Frame 1 (no input): blank canvas, image omitted
Frame 60 (no input): blank canvas, image omitted
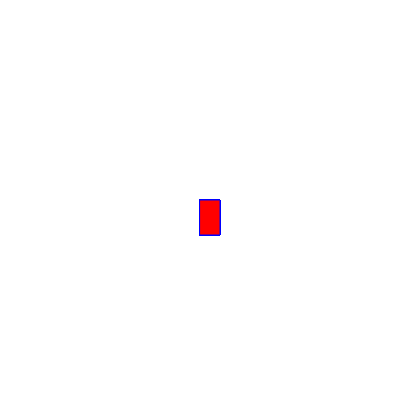
Frame 120 (the mouse pressed at the canvas centre since frame 60)

The p5.js sketch whose frames 1 and 60 were blank and that drew this single picture after the mouse press (run headless with seeded random() and noise() and a simulated clock; from frame 60 on, the mouse is pressed at the canvas centre):

// p5.js sketch
// ── sketch.js
function setup() {
    createCanvas(400, 400);
  }
  
  function draw() {
    background(220);
  } function draw() {
      background("white");
      
      rect(0, 10, 100, 150);
  } function draw() {
      background("white");
  
      fill("red");
      rect(0, 10, 100, 150);
  } function draw() {
      background("white");
      
      stroke("blue") 
      fill("red") 
      rect(0, 10, 100, 150)
  } function draw() {
    background(220);
    
    stroke("blue");
    fill("red");
    rect(mouseX, mouseY, 100, 150);
  } function draw() {
    background(220);
    
    stroke("blue");
    fill("red");
    
    console.log(mouseIsPressed);
    rect(mouseX, mouseY, 100, 150);
  } function setup() {
    // cria uma tela de 400px de largura por 400px de altura
    createCanvas(400, 400);
  } function setup() {
    createCanvas(400, 400);
    background("white")
  }
  
  function draw() {
    stroke("blue");
    fill("red");
    
    
    if (mouseIsPressed) {
      rect(mouseX, mouseY, 20, 35);
    }
  } 
